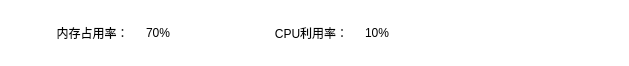
<?xml version="1.0" encoding="UTF-8"?>
<ui version="4.0">
 <class>sysInfoMiniWidgat</class>
 <widget class="QWidget" name="sysInfoMiniWidgat">
  <property name="geometry">
   <rect>
    <x>0</x>
    <y>0</y>
    <width>629</width>
    <height>66</height>
   </rect>
  </property>
  <property name="windowTitle">
   <string>Form</string>
  </property>
  <property name="styleSheet">
   <string notr="true">background-color: rgb(255, 255, 255);</string>
  </property>
  <layout class="QGridLayout" name="gridLayout" rowstretch="10,30,10" columnstretch="20,200,100">
   <property name="leftMargin">
    <number>0</number>
   </property>
   <property name="topMargin">
    <number>0</number>
   </property>
   <property name="rightMargin">
    <number>0</number>
   </property>
   <property name="bottomMargin">
    <number>0</number>
   </property>
   <property name="spacing">
    <number>0</number>
   </property>
   <item row="0" column="1">
    <spacer name="verticalSpacer">
     <property name="orientation">
      <enum>Qt::Vertical</enum>
     </property>
     <property name="sizeHint" stdset="0">
      <size>
       <width>20</width>
       <height>10</height>
      </size>
     </property>
    </spacer>
   </item>
   <item row="1" column="0">
    <spacer name="horizontalSpacer_3">
     <property name="orientation">
      <enum>Qt::Horizontal</enum>
     </property>
     <property name="sizeHint" stdset="0">
      <size>
       <width>36</width>
       <height>20</height>
      </size>
     </property>
    </spacer>
   </item>
   <item row="1" column="1">
    <layout class="QHBoxLayout" name="horizontalLayout" stretch="95,60,40,95,60">
     <property name="spacing">
      <number>0</number>
     </property>
     <item>
      <widget class="QLabel" name="label">
       <property name="styleSheet">
        <string notr="true">background-color: rgb(255, 255, 255);
color: rgb(0, 0, 0);
font: 12pt &quot;黑体&quot;;
border-width:0;
border-style:outset;</string>
       </property>
       <property name="text">
        <string>内存占用率：</string>
       </property>
       <property name="alignment">
        <set>Qt::AlignCenter</set>
       </property>
      </widget>
     </item>
     <item>
      <widget class="QLabel" name="lab_memory">
       <property name="styleSheet">
        <string notr="true">background-color: rgb(255, 255, 255);
color: rgb(0, 0, 0);
font: 12pt &quot;黑体&quot;;
border-width:0;
border-style:outset;</string>
       </property>
       <property name="text">
        <string>70%</string>
       </property>
      </widget>
     </item>
     <item>
      <spacer name="horizontalSpacer">
       <property name="orientation">
        <enum>Qt::Horizontal</enum>
       </property>
       <property name="sizeHint" stdset="0">
        <size>
         <width>40</width>
         <height>20</height>
        </size>
       </property>
      </spacer>
     </item>
     <item>
      <widget class="QLabel" name="label_2">
       <property name="styleSheet">
        <string notr="true">background-color: rgb(255, 255, 255);
color: rgb(0, 0, 0);
font: 12pt &quot;黑体&quot;;
border-width:0;
border-style:outset;</string>
       </property>
       <property name="text">
        <string>CPU利用率：</string>
       </property>
       <property name="alignment">
        <set>Qt::AlignCenter</set>
       </property>
      </widget>
     </item>
     <item>
      <widget class="QLabel" name="lab_CPU">
       <property name="styleSheet">
        <string notr="true">background-color: rgb(255, 255, 255);
color: rgb(0, 0, 0);
font: 12pt &quot;黑体&quot;;
border-width:0;
border-style:outset;</string>
       </property>
       <property name="text">
        <string>10%</string>
       </property>
      </widget>
     </item>
    </layout>
   </item>
   <item row="1" column="2">
    <spacer name="horizontalSpacer_2">
     <property name="orientation">
      <enum>Qt::Horizontal</enum>
     </property>
     <property name="sizeHint" stdset="0">
      <size>
       <width>194</width>
       <height>20</height>
      </size>
     </property>
    </spacer>
   </item>
   <item row="2" column="1">
    <spacer name="verticalSpacer_2">
     <property name="orientation">
      <enum>Qt::Vertical</enum>
     </property>
     <property name="sizeHint" stdset="0">
      <size>
       <width>20</width>
       <height>10</height>
      </size>
     </property>
    </spacer>
   </item>
  </layout>
 </widget>
 <resources/>
 <connections/>
</ui>
